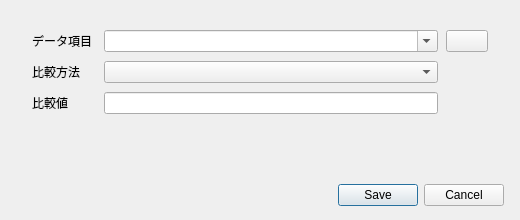
<?xml version="1.0" encoding="UTF-8"?>
<ui version="4.0">
 <class>GuardRuleForm</class>
 <widget class="QDialog" name="GuardRuleForm">
  <property name="minimumSize"><size><width>520</width><height>220</height></size></property>
  <property name="maximumSize"><size><width>520</width><height>220</height></size></property>
  <property name="windowTitle"><string>条件編集</string></property>
  <property name="geometry"><rect><x>0</x><y>0</y><width>520</width><height>220</height></rect></property>
  <layout class="QVBoxLayout" name="rootLayout">
   <property name="leftMargin"><number>16</number></property>
   <property name="topMargin"><number>16</number></property>
   <property name="rightMargin"><number>16</number></property>
   <property name="bottomMargin"><number>14</number></property>
   <property name="spacing"><number>10</number></property>
   <item>
    <widget class="QFrame" name="ruleCard"><property name="card" stdset="0"><bool>true</bool></property>
     <layout class="QFormLayout" name="ruleForm"><property name="labelAlignment"><set>Qt::AlignLeading|Qt::AlignLeft|Qt::AlignVCenter</set></property>
      <property name="leftMargin"><number>16</number></property>
      <property name="topMargin"><number>14</number></property>
      <property name="rightMargin"><number>16</number></property>
      <property name="bottomMargin"><number>14</number></property>
      <property name="horizontalSpacing"><number>12</number></property>
      <property name="verticalSpacing"><number>9</number></property>
      <item row="0" column="0"><widget class="QLabel" name="pathLabel"><property name="text"><string>データ項目</string></property></widget></item>
      <item row="0" column="1">
       <layout class="QHBoxLayout" name="pathLayout">
        <property name="spacing"><number>8</number></property>
        <item><widget class="QComboBox" name="pathCombo"><property name="editable"><bool>true</bool></property></widget></item>
        <item><widget class="QPushButton" name="choosePathButton"><property name="minimumSize"><size><width>42</width><height>0</height></size></property><property name="maximumSize"><size><width>42</width><height>16777215</height></size></property><property name="text"><string/></property><property name="toolTip"><string>データ構造から選択</string></property><property name="dataReferenceButton" stdset="0"><bool>true</bool></property></widget></item>
       </layout>
      </item>
      <item row="1" column="0"><widget class="QLabel" name="operatorLabel"><property name="text"><string>比較方法</string></property></widget></item>
      <item row="1" column="1"><layout class="QHBoxLayout" name="operatorLayout"><property name="spacing"><number>0</number></property><item><widget class="QComboBox" name="operatorCombo"/></item><item><spacer name="operatorTrailing"><property name="orientation"><enum>Qt::Horizontal</enum></property><property name="sizeType"><enum>QSizePolicy::Fixed</enum></property><property name="sizeHint"><size><width>50</width><height>20</height></size></property></spacer></item></layout></item>
      <item row="2" column="0"><widget class="QLabel" name="valueLabel"><property name="text"><string>比較値</string></property></widget></item>
      <item row="2" column="1"><layout class="QHBoxLayout" name="valueLayout"><property name="spacing"><number>0</number></property><item><widget class="QLineEdit" name="valueEdit"/></item><item><spacer name="valueTrailing"><property name="orientation"><enum>Qt::Horizontal</enum></property><property name="sizeType"><enum>QSizePolicy::Fixed</enum></property><property name="sizeHint"><size><width>50</width><height>20</height></size></property></spacer></item></layout></item>
     </layout>
    </widget>
   </item>
   <item><widget class="QDialogButtonBox" name="buttonBox"><property name="standardButtons"><set>QDialogButtonBox::Cancel|QDialogButtonBox::Save</set></property></widget></item>
  </layout>
 </widget>
 <resources/>
 <connections/>
</ui>
